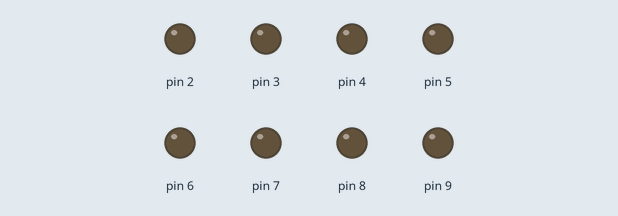
A program run on a simulated Arduino Uno, built with avr-gcc and run on an emulated ATmega328P. Shown: output pins drawn as LEDs (lit = HIGH).

Above: at 0.2 s.
At 1.2 s:
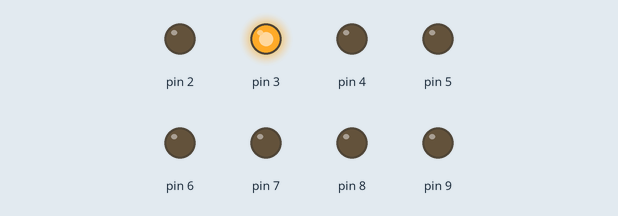
At 1.7 s:
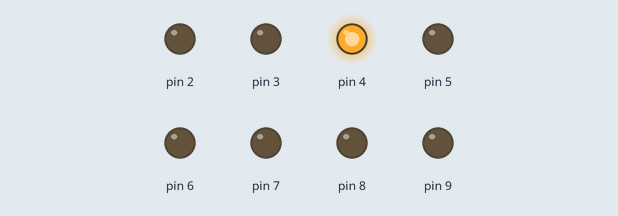
At 2.2 s:
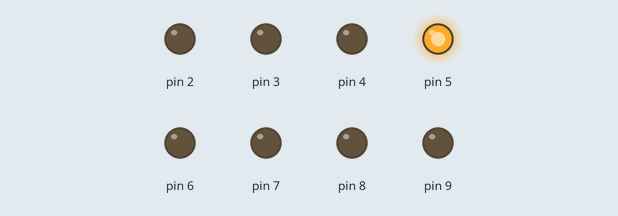
At 3.2 s:
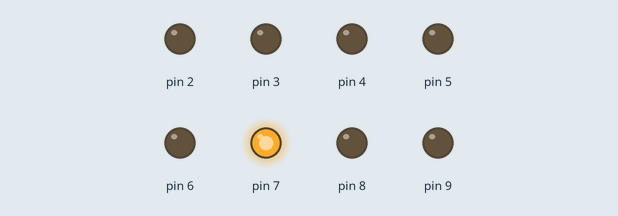
At 4.7 s:
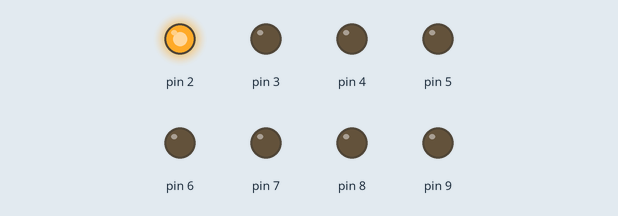
Timing chart, 0 to 5.2 s (numbered marks = the images above):
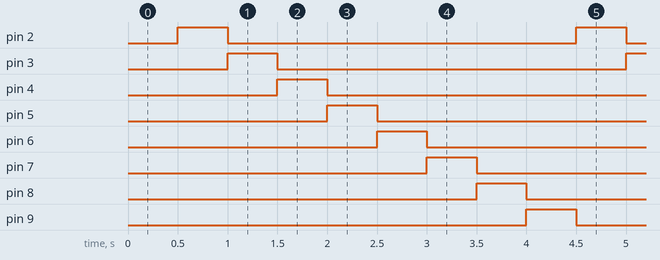

The program:

main.cpp
```cpp
#include <Arduino.h>
int cont=0;

void setup() {
  DDRD=DDRD|B11111100;
  DDRB=DDRB|B00000011;
  PORTD=B00000000;
  PORTB=B00000000;
}

void loop() {
  delay(500);
  cont++;
  if(cont==9){
    cont=1;
    seteo();
  }
  digito(cont);
}

void seteo(){
  PORTD=B00000000;
  PORTB=B00000000;
}

void a(){
  seteo();
  PORTD=B00000100;
}

void b(){
  seteo();
  PORTD=B00001000;
}

void c(){
  seteo();
  PORTD=B00010000;
}

void d(){
  seteo();
  PORTD=B00100000;
}

void e(){
  seteo();
  PORTD=B01000000;
}

void f(){
  seteo();
  PORTD=B10000000;
}

void g(){
  seteo();
  PORTB=B00000001;
}

void dp(){
  seteo();
  PORTB=B00000010;
}

void digito(int cont){
  if(cont<9){
    switch(cont){
      case 1: a();break;
      case 2: b();break;
      case 3: c();break;
      case 4: d();break;
      case 5: e();break;
      case 6: f();break;
      case 7: g();break;
      case 8: dp();break;
    }
  }
}
```

Measured:
- by itself, pin 2–9: alternates HIGH for 0.50 s and LOW for 3.5 s
- by itself, everything shown: repeats every 4.0 s, in 8 steps
